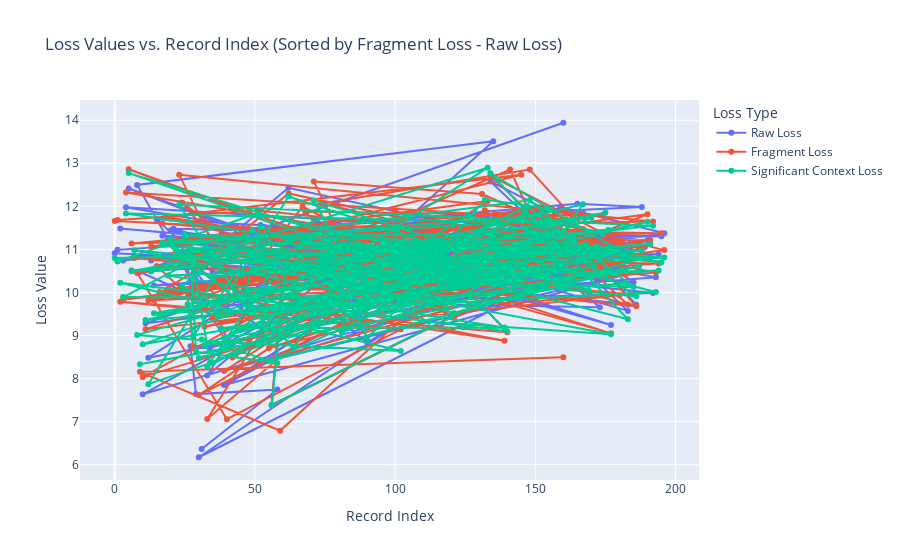

The notebook cell this image was saved under:
### Code cell
import json
import torch
import time
import pandas as pd
from transformers import GPT2Tokenizer, GPT2LMHeadModel
import plotly.graph_objects as go

# Загрузка токенайзера и модели GPT-2
tokenizer = GPT2Tokenizer.from_pretrained("gpt2")
model = GPT2LMHeadModel.from_pretrained("gpt2", output_attentions=True, attn_implementation="eager")
model.eval()

# Установка pad_token как eos_token
tokenizer.pad_token = tokenizer.eos_token


# Функция загрузки указанного датасета
def load_intermediate_dataset(file_path):
    with open(file_path, "r") as f:
        data = json.load(f)
    return data


# Функция для вычисления ошибки предсказания
def compute_loss(model, input_text, target_text):
    inputs = tokenizer(input_text, return_tensors="pt", padding=True, truncation=True)
    target_ids = tokenizer(target_text, return_tensors="pt", padding=True, truncation=True)["input_ids"]

    # Синхронизация длин входных данных и целевых меток
    input_len = inputs["input_ids"].size(1)
    target_len = target_ids.size(1)

    if input_len != target_len:
        min_len = min(input_len, target_len)
        inputs["input_ids"] = inputs["input_ids"][:, :min_len]
        target_ids = target_ids[:, :min_len]
        inputs["attention_mask"] = inputs["attention_mask"][:, :min_len]  # Обрезаем attention_mask также

    outputs = model(**inputs, labels=target_ids)
    return outputs.loss.item()


# Функция для выделения значимых частей контекста
def extract_influential_context_tokens(context, current_fragment):
    combined_input = context + " " + current_fragment
    inputs = tokenizer(combined_input, return_tensors="pt")
    outputs = model(**inputs)

    attentions = outputs.attentions[-1].mean(dim=1).squeeze(0)

    context_tokens = tokenizer.tokenize(context)
    context_length = len(context_tokens)

    influence_scores = attentions[:, :context_length].sum(dim=0)

    significant_indices = influence_scores.argsort(descending=True)[:5]
    significant_tokens = [context_tokens[i] for i in significant_indices]

    significant_context = tokenizer.convert_tokens_to_string(significant_tokens)
    return significant_context


# Загрузка данных
intermediate_dataset_path = "./intermediate_dataset.json"
data = load_intermediate_dataset(intermediate_dataset_path)

# Список для хранения результатов
results = []

# Оценка времени обработки первых 5 записей
start_time = time.time()
for i, entry in enumerate(data[:5]):
    context = entry["context"]
    current_fragment = entry["current_fragment"]
    target = entry["target"]

    # Пересчет потерь для полной версии контекста (raw_loss)
    combined_input = context + " " + current_fragment
    raw_loss = compute_loss(model, combined_input, target)

    # Пересчет потерь для текущего фрагмента без контекста (fragment_loss)
    fragment_loss = compute_loss(model, current_fragment, target)

    # Извлечение значимых токенов контекста и пересчет потерь
    significant_context = extract_influential_context_tokens(context, current_fragment)
    combined_significant_input = significant_context + " " + current_fragment
    significant_loss = compute_loss(model, combined_significant_input, target)

    results.append({"index": i, "raw_loss": raw_loss, "fragment_loss": fragment_loss, "significant_loss": significant_loss, "difference": fragment_loss - raw_loss})

end_time = time.time()

# Расчет среднего времени обработки одной записи и оценка времени для всего датасета
average_time_per_record = (end_time - start_time) / 5
estimated_total_time = average_time_per_record * len(data)

print(f"Среднее время обработки одной записи: {average_time_per_record:.4f} секунд")
print(f"Оценка общего времени обработки датасета: {estimated_total_time:.2f} секунд")

# Продолжение обработки всего датасета
for i, entry in enumerate(data[5:], start=5):
    context = entry["context"]
    current_fragment = entry["current_fragment"]
    target = entry["target"]

    # Пересчет потерь для полной версии контекста (raw_loss)
    combined_input = context + " " + current_fragment
    raw_loss = compute_loss(model, combined_input, target)

    # Пересчет потерь для текущего фрагмента без контекста (fragment_loss)
    fragment_loss = compute_loss(model, current_fragment, target)

    # Извлечение значимых токенов контекста и пересчет потерь
    significant_context = extract_influential_context_tokens(context, current_fragment)
    combined_significant_input = significant_context + " " + current_fragment
    significant_loss = compute_loss(model, combined_significant_input, target)

    results.append({"index": i, "raw_loss": raw_loss, "fragment_loss": fragment_loss, "significant_loss": significant_loss, "difference": fragment_loss - raw_loss})

# Создание DataFrame и сортировка по разнице fragment_loss - raw_loss
df = pd.DataFrame(results)
df_sorted = df.sort_values(by="difference")

# Построение графика
fig = go.Figure()

fig.add_trace(go.Scatter(x=df_sorted["index"], y=df_sorted["raw_loss"], mode="lines+markers", name="Raw Loss"))

fig.add_trace(go.Scatter(x=df_sorted["index"], y=df_sorted["fragment_loss"], mode="lines+markers", name="Fragment Loss"))

fig.add_trace(go.Scatter(x=df_sorted["index"], y=df_sorted["significant_loss"], mode="lines+markers", name="Significant Context Loss"))

fig.update_layout(title="Loss Values vs. Record Index (Sorted by Fragment Loss - Raw Loss)", xaxis_title="Record Index", yaxis_title="Loss Value", legend_title="Loss Type")

fig.show()

### Figure 1 — Plotly figure (JSON) as saved in the notebook; plotly's stock layout.template omitted (floating-point values rounded to 4 significant figures; data arrays with more than 128 entries replaced by an {"elided": "..."} marker saying what was removed)
{"data": [{"mode": "lines+markers", "name": "Raw Loss", "type": "scatter", "x": {"elided": "197 int values"}, "y": {"elided": "197 float values"}}, {"mode": "lines+markers", "name": "Fragment Loss", "type": "scatter", "x": {"elided": "197 int values"}, "y": {"elided": "197 float values"}}, {"mode": "lines+markers", "name": "Significant Context Loss", "type": "scatter", "x": {"elided": "197 int values"}, "y": {"elided": "197 float values"}}], "layout": {"legend": {"title": {"text": "Loss Type"}}, "title": {"text": "Loss Values vs. Record Index (Sorted by Fragment Loss - Raw Loss)"}, "xaxis": {"title": {"text": "Record Index"}}, "yaxis": {"title": {"text": "Loss Value"}}}}
